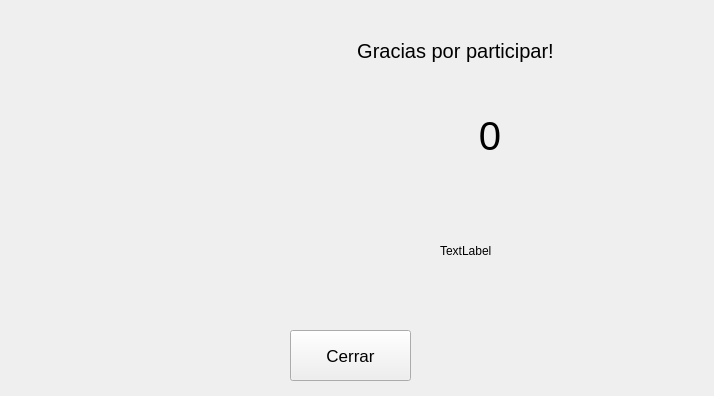
<?xml version="1.0" encoding="UTF-8"?>
<ui version="4.0">
 <class>Form</class>
 <widget class="QWidget" name="Form">
  <property name="geometry">
   <rect>
    <x>0</x>
    <y>0</y>
    <width>714</width>
    <height>396</height>
   </rect>
  </property>
  <property name="windowTitle">
   <string>Form</string>
  </property>
  <widget class="QPushButton" name="btnCerrar">
   <property name="geometry">
    <rect>
     <x>290</x>
     <y>330</y>
     <width>121</width>
     <height>51</height>
    </rect>
   </property>
   <property name="font">
    <font>
     <pointsize>13</pointsize>
    </font>
   </property>
   <property name="text">
    <string>Cerrar</string>
   </property>
   <property name="iconSize">
    <size>
     <width>16</width>
     <height>16</height>
    </size>
   </property>
   <property name="autoRepeatInterval">
    <number>103</number>
   </property>
   <property name="autoDefault">
    <bool>false</bool>
   </property>
   <property name="default">
    <bool>false</bool>
   </property>
   <property name="flat">
    <bool>false</bool>
   </property>
  </widget>
  <widget class="QLabel" name="lblIcono">
   <property name="geometry">
    <rect>
     <x>310</x>
     <y>20</y>
     <width>291</width>
     <height>61</height>
    </rect>
   </property>
   <property name="font">
    <font>
     <pointsize>15</pointsize>
    </font>
   </property>
   <property name="text">
    <string>Gracias por participar!</string>
   </property>
   <property name="alignment">
    <set>Qt::AlignmentFlag::AlignCenter</set>
   </property>
  </widget>
  <widget class="QLabel" name="label_2">
   <property name="geometry">
    <rect>
     <x>50</x>
     <y>80</y>
     <width>211</width>
     <height>201</height>
    </rect>
   </property>
   <property name="text">
    <string/>
   </property>
   <property name="pixmap">
    <pixmap>../resources/icons/logo.png</pixmap>
   </property>
   <property name="scaledContents">
    <bool>true</bool>
   </property>
  </widget>
  <widget class="QLabel" name="lblNota">
   <property name="geometry">
    <rect>
     <x>340</x>
     <y>100</y>
     <width>161</width>
     <height>71</height>
    </rect>
   </property>
   <property name="font">
    <font>
     <pointsize>30</pointsize>
    </font>
   </property>
   <property name="text">
    <string>0</string>
   </property>
   <property name="textFormat">
    <enum>Qt::TextFormat::PlainText</enum>
   </property>
   <property name="scaledContents">
    <bool>false</bool>
   </property>
   <property name="alignment">
    <set>Qt::AlignmentFlag::AlignRight|Qt::AlignmentFlag::AlignTrailing|Qt::AlignmentFlag::AlignVCenter</set>
   </property>
  </widget>
  <widget class="QLabel" name="lblResultado">
   <property name="geometry">
    <rect>
     <x>440</x>
     <y>200</y>
     <width>111</width>
     <height>101</height>
    </rect>
   </property>
   <property name="text">
    <string>TextLabel</string>
   </property>
  </widget>
 </widget>
 <resources/>
 <connections/>
</ui>
